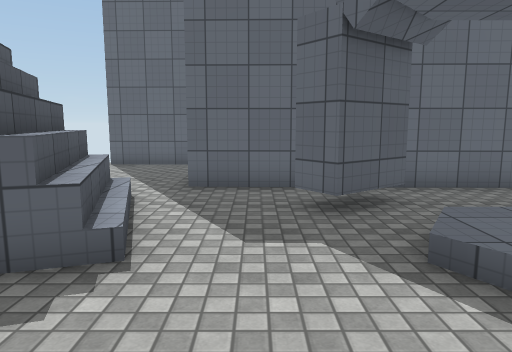
[1] (above)

24 first-person views from a walk through a Unity game level. The camera is 1.5 m above the floor, tilts 8° down and sees 70° across. The floor is counted in squares, 1 m on a side. Each view is taken from the middle of a square. On the plan, view 1 faces up. The plan holds only what a view shows up to about 16 squares ahead; the rest is blank. The place goes on beyond the plan. Surface patterns are stand-ins for the level's own textures.

[2]
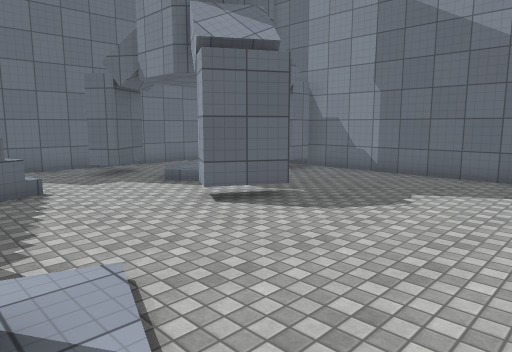

[3]
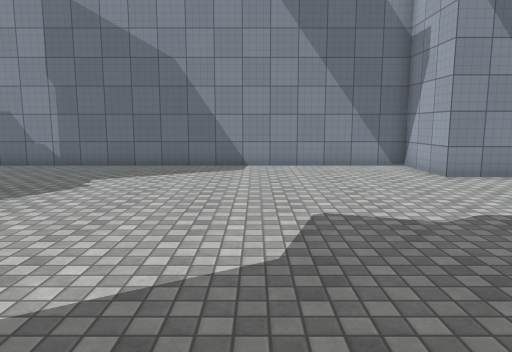

[4]
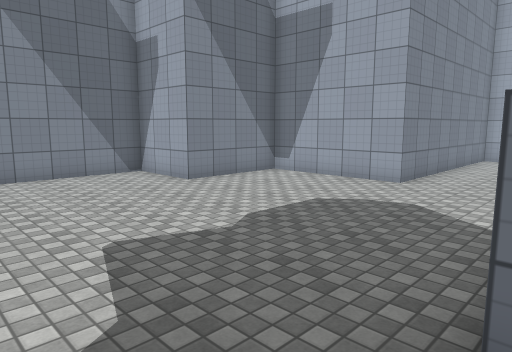

[5]
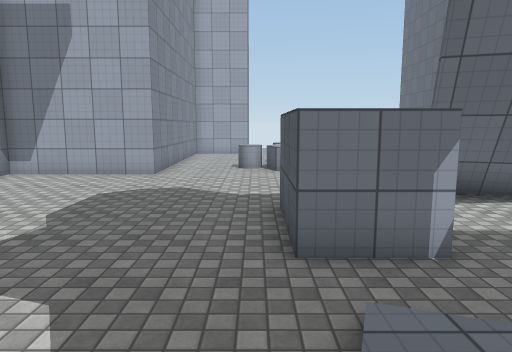

[6]
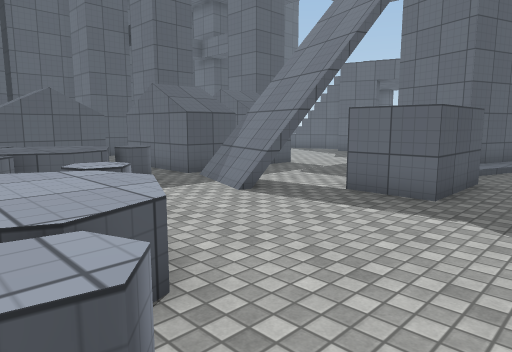

[7]
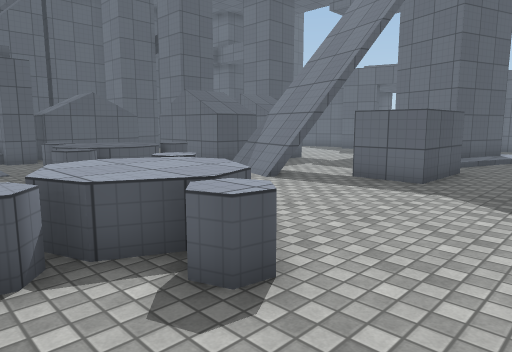

[8]
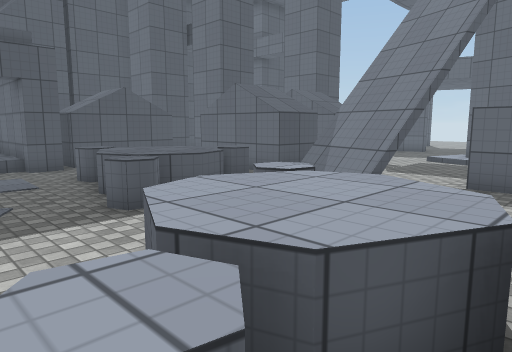

[9]
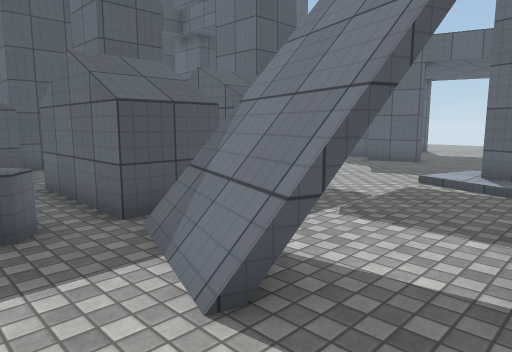

[10]
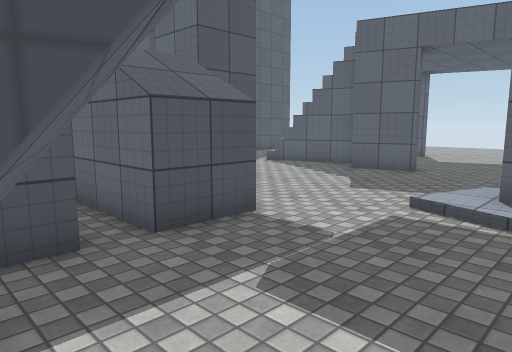

[11]
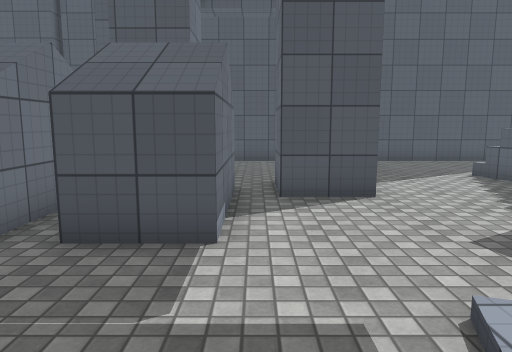

[12]
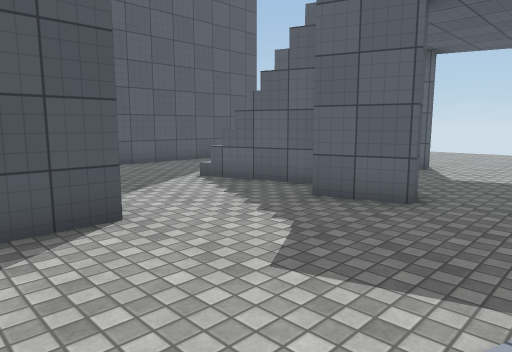

[13]
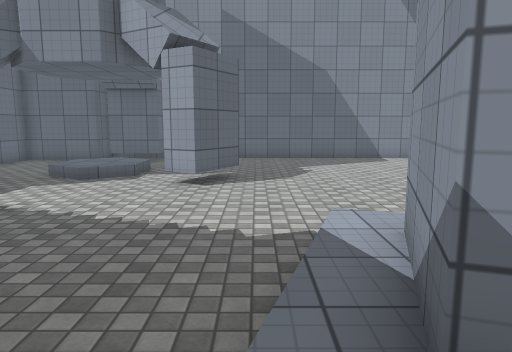

[14]
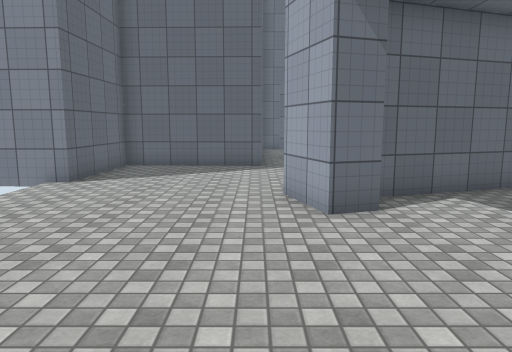

[15]
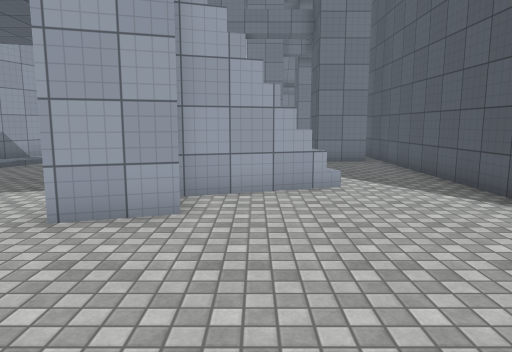

[16]
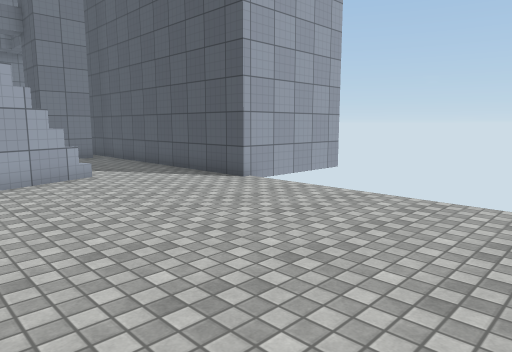

[17]
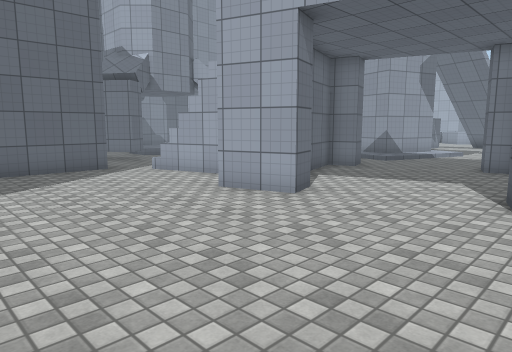

[18]
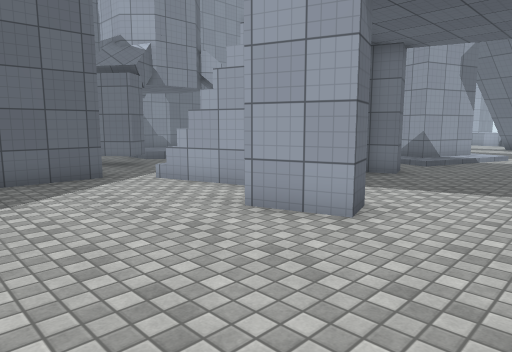

[19]
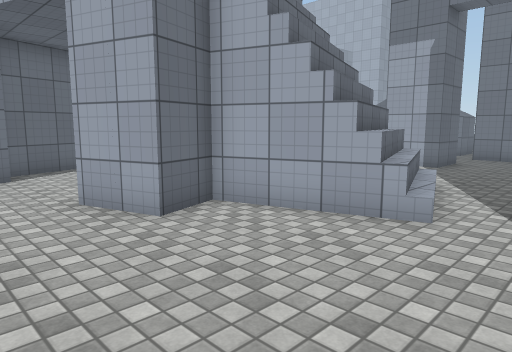

[20]
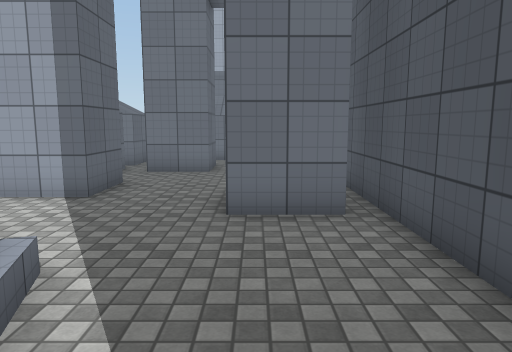

[21]
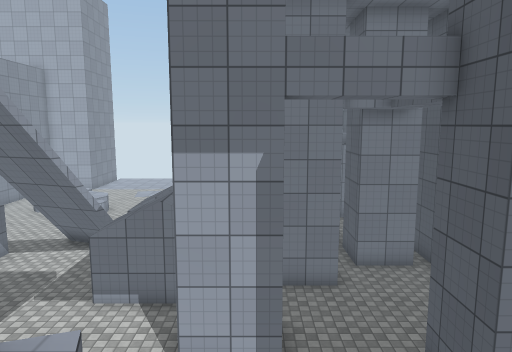

[22]
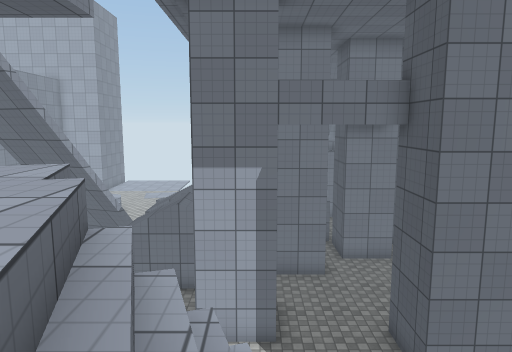

[23]
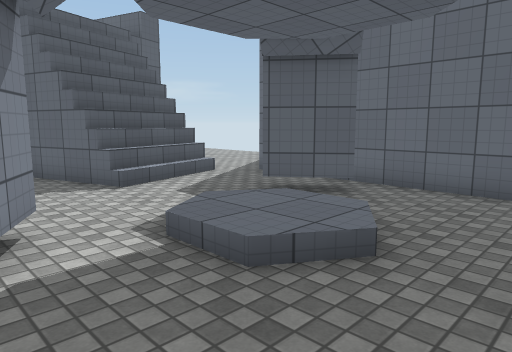

[24]
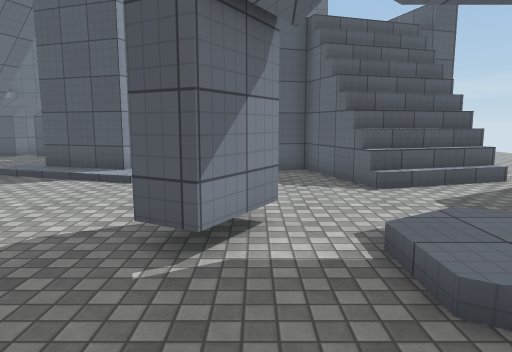

### Floor plan
Key: @ floor where view 1 was taken; # wall or solid block; x gap in a wall; . main floor; : floor 0.25 m higher than the main floor; + floor 5 m higher than the main floor; / step, stairs or slope; = window, fence, low wall or low ledge; ^ raised ledge; v drop or lower ground.
Columns run from 22 left of view 1 to 9 right of it. Each row starts with its distance up from view 1.
 15                  #
 14         .    ....#####
 13  ......   ...........#
 12  ....... ............#
 11  ....................#
 10  ....................#
  9  ....................#########
  8  ............###........x....#
  7  ............####///...##....#
  6 ##......##.....+=////..##....#
  5  #......= ...../ ////....//..#
  4  #...///  .....# ////.../::/.#
  3  #..=//// ...... /x/.....::..###
  2  #...////+/....# #.............#
  1  #...////+/ ...........##......#
  0  #...////v/+..........@###.....#
 -1  #.............///.............#
 -2  #.............:##:/...........#
 -3  ###........../####:...........#
 -4    #........../# ##/...........#
 -5  ###...##.....:####/...........#
 -6  #.....##....../ /:............#
 -7  #................/............#
 -8  #......####...................#
 -9  #...##.####.....##............#
-10  ###.# ..........##............#
-11    #.# .####.##..##............#
-12    #....####x###...............#
-13    ### ......#==............####
-14      #     ^=...............#
-15      #    ^^^ ..............#
-16      #    ^^^  =............#
-17     ###. ^^^^. ^^^^....######
-18   #####....^^^..^^^^...#
-19       ..........^^^^=..#
-20            ......^^....#
-21                  .^. ..#

Positions as (right, up) in squares from view 1, and headings:
1: (0, 0), facing up
2: (-4, -6), facing up-right
3: (-5, -7), facing right
4: (-4, -6), facing down-right
5: (-3, -4), facing down
6: (-1, -19), facing up-left
7: (0, -21), facing up-left
8: (-3, -21), facing up-left
9: (-5, -15), facing up-left
10: (-6, -12), facing up-left
11: (-6, -7), facing left
12: (-8, -7), facing up-left
13: (-8, -1), facing right
14: (-15, 9), facing right
15: (-16, 12), facing down
16: (-14, 14), facing down-left
17: (-14, 14), facing down-right
18: (-12, 13), facing down-right
19: (-20, 9), facing down-right
20: (-19, 3), facing down
21: (-15, 2), facing down
22: (-15, 4), facing down
23: (7, 0), facing up-left
24: (7, 1), facing left
